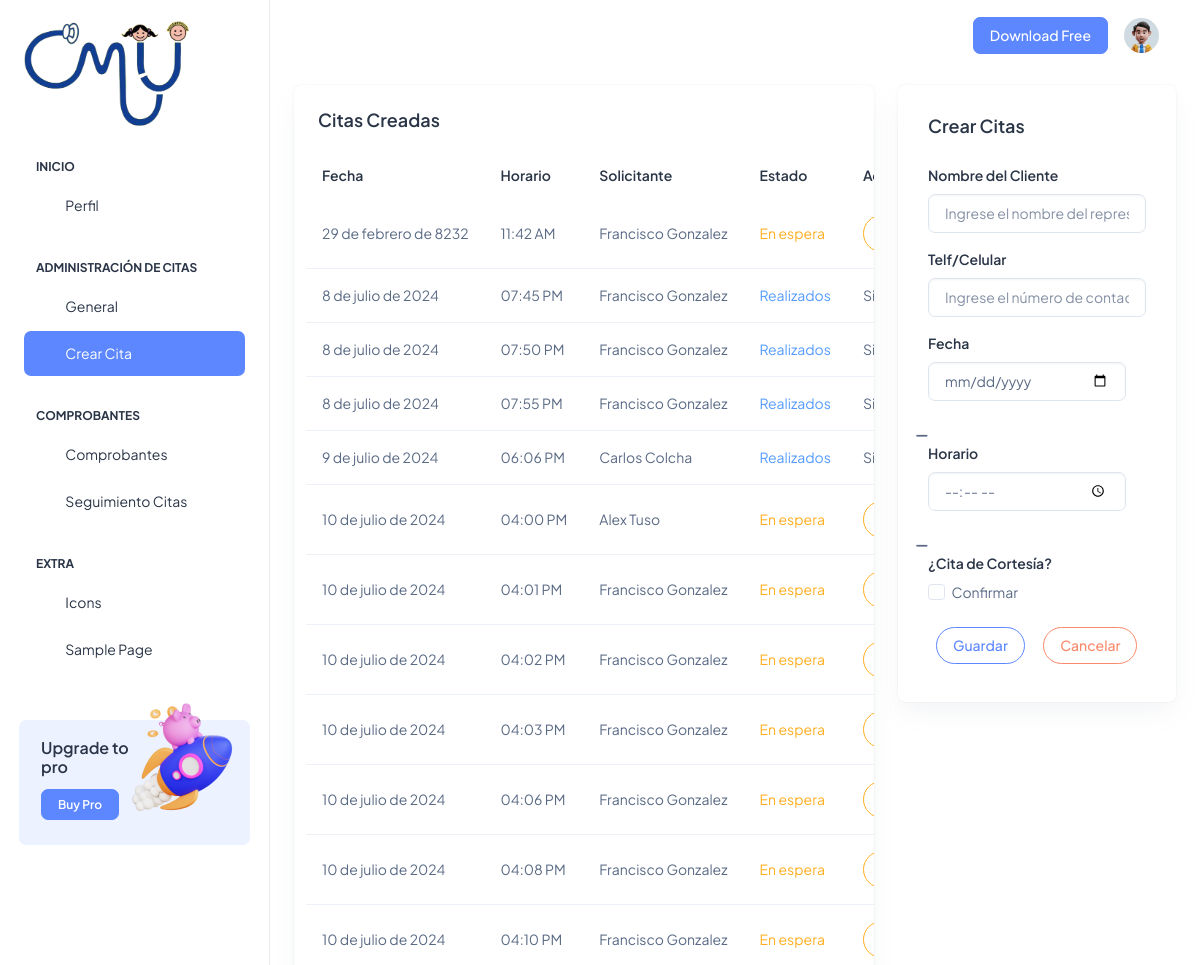
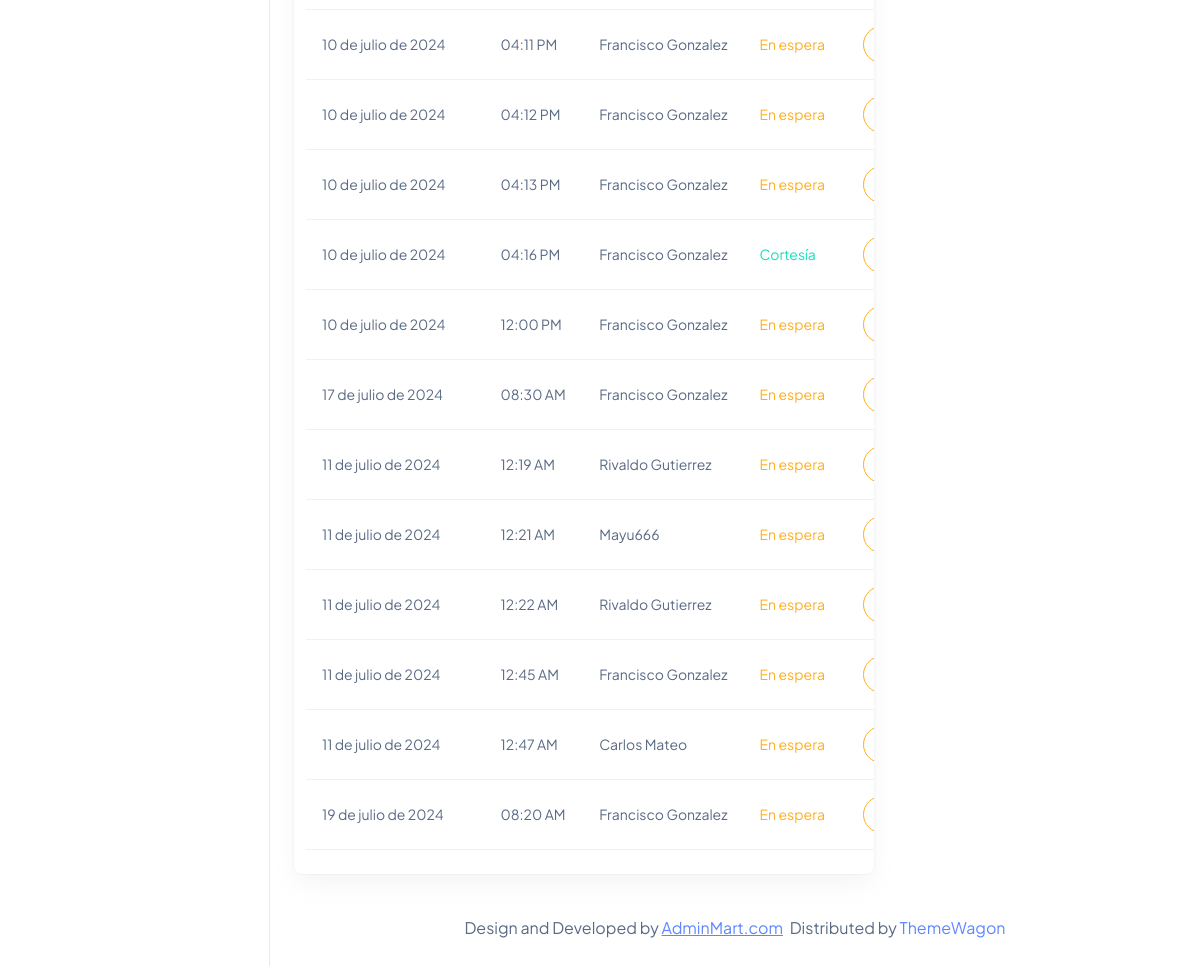
Before: /adci_fechacitas/ (signed in) with the older database file (2 pictures, top to bottom).
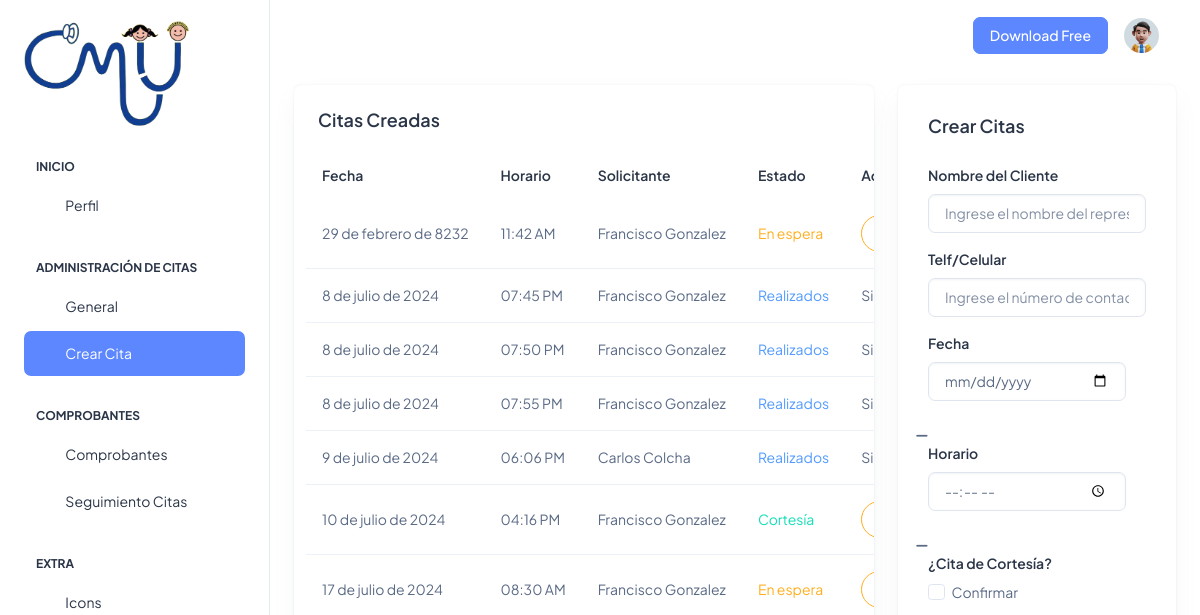
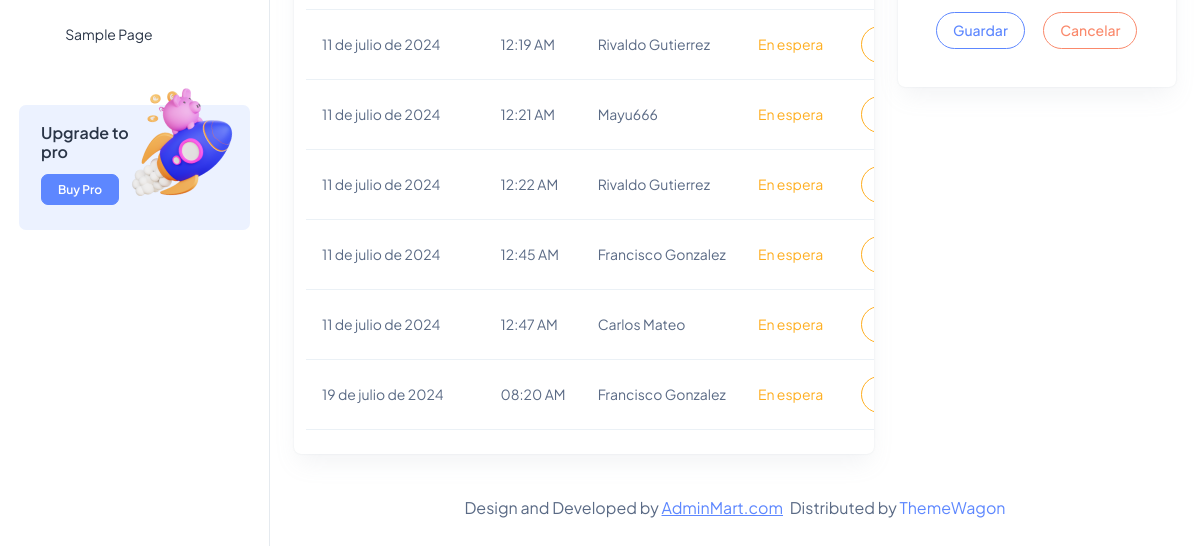
After: the same page with the newer database file (2 pictures, top to bottom).
### Aplicaciones/Citas/models.py (models this page shows, shortened)
class CitaSol(models.Model):
    id=models.AutoField(primary_key=True)
    fech_da=models.DateField()
    time_da=models.TimeField()
    cort_da=models.BooleanField(default=False)
    nom_da=models.CharField(max_length=150)
    telf_da=models.CharField(max_length=10)
    est_da=models.BooleanField(default=False)
    notificacion_enviada = models.BooleanField(default=False)

### Aplicaciones/Citas/views.py (the view)
# urls.py: path('adci_fechacitas/',views.adci_fechacitas),
@login_required
@custom_login_required
def adci_fechacitas (request):
    horariobdd=DiaHorario.objects.all()
    horabdd=HorasDia.objects.all()
    citabdd=CitaSol.objects.all()
    return render(request,'adci_fechacitas.html',{'horarios':horariobdd,'horas':horabdd,'citas':citabdd})

### Aplicaciones/Citas/templates/adci_fechacitas.html (shortened to what this page needs)
{% extends 'adci_plantilla.html' %}
{% block usci_contenido %}
<div class="col-lg-8">
  <div class="row">
    <div class="col-lg-12">
      <div class="card overflow-hidden">
        <div class="card-body p-4">
          <h5 class="card-title mb-9 fw-semibold">Citas Creadas</h5>
          <div class="row align-items-center">
            <table id="tbl_horarios" class="table text-nowrap mb-0 align-middle">
              <thead class="text-dark fs-4">
                <tr>
                  <th class="border-bottom-0">
                    <h6 class="fw-semibold mb-0">Fecha</h6>
                  </th>
                  <th class="border-bottom-0">
                    <h6 class="fw-semibold mb-0">Horario</h6>
                  </th>
                  <th class="border-bottom-0">
                    <h6 class="fw-semibold mb-0">Solicitante</h6>
                  </th>
                  <th class="border-bottom-0">
                    <h6 class="fw-semibold mb-0">Estado</h6>
                  </th>
                  <th class="border-bottom-0">
                    <h6 class="fw-semibold mb-0">Acción</h6>
                  </th>
                </tr>
              </thead>
              <tbody>
                {% for cita in citas %}
                  <tr>
                      <td>{{ cita.fech_da }}</td>
                      <td>
                          {% if cita.time_da.hour < 12 %}
                              {{ cita.time_da|time:"h:i" }} AM
                          {% else %}
                              {{ cita.time_da|time:"h:i" }} PM
                          {% endif %}
                      </td>
                      <td>{{cita.nom_da}}</td>
                      <td>
                        {% if cita.cort_da %}
                          <span class="text-success">Cortesía</span>
                        {% else %}
                          {% if cita.est_da %}
                            <span class="text-info">Realizados</span>
                          {% else %}
                            <span class="text-warning">En espera</span>
                          {% endif %}
                        {% endif %}
                      </td>
                      <td>
                        {% if cita.est_da %}
                        <span class="text-center">Sin Acciones</span>
                        {% else %}
                        <button type="button" class="btn btn-outline-warning rounded-pill" data-bs-toggle="modal" data-bs-target="#exampleModal"
                          data-id="{{ cita.id }}" data-diah="{{ cita.fech_da|date:'Y-m-d' }}" data-horario="{{ cita.time_da|time:'h:i' }}" data-nom="{{cita.nom_da}}" data-telf={{cita.telf_da}}
                          data-cortesia="{{cita.cort_da}}">
                        </button>
                        {% endif %}
                      </td>
                  </tr>
                  {% endfor %}
              </tbody>
            </table>
          </div>
        </div>
      </div>
    </div>
  </div>
</div>
<div class="col-lg-4 align-items-stretch">
  <div class="card w-100">
    <div class="card-body">
      <div class="d-sm-flex d-block align-items-center justify-content-between mb-9">
        <div class="mb-3 mb-sm-0">
          <h5 class="card-title fw-semibold">Crear Citas</h5>
        </div>
      </div>
      <form action="/aggagenda_adci/" method="POST" id="vldt_dias">
        <div class="mb-3">
          <label for="nom_da" class="form-label">Nombre del Cliente</label>
          <input type="text" class="form-control" name="nom_da" id="nom_da" placeholder="Ingrese el nombre del representante">
        </div>
        <div class="mb-3">
          <label for="telf_da" class="form-label">Telf/Celular</label>
          <input type="text" class="form-control" name="telf_da" id="telf_da" placeholder="Ingrese el número de contacto">
        </div>
        <div class="row">
          <div class="mb-3 col-md-11">
            <label for="fech_da" class="form-label">Fecha</label>
            <input type="date" class="form-control" name="fech_da" id="fech_da" aria-describedby="dateHelp">
          </div>
          <div class="col-md-1 d-flex align-items-center justify-content-center">
            <i id="fech_da_icon" class="fas fa-minus text-muted" style="margin-top: 12px; margin-right:12px;" title="Esperando datos..."></i>
          </div>
        </div>
        <div class="row">
            <div class="mb-3 col-md-11">
              <label for="time_da" class="form-label">Horario</label>
              <input type="time" class="form-control" name="time_da" id="time_da">
            </div>
            <div class="col-md-1 d-flex align-items-center justify-content-center">
              <i id="time_da_icon" class="fas fa-minus text-muted" style="margin-top: 12px; margin-right:12px;" title="Esperando datos..."></i>
            </div>
          </div>
        <label for="cort_da" class="form-label">¿Cita de Cortesía?</label>
        <div class="mb-3 form-check">
          <input type="checkbox" class="form-check-input" name="cort_da" id="cort_da">
          <label class="form-check-label" for="cort_da">Confirmar</label>
        </div>
        <button type="submit" class="btn btn-outline-primary rounded-pill m-2">Guardar</button>
        <button type="reset" name="button" class="btn btn-outline-danger rounded-pill m-2">Cancelar</button>
      </form>
    </div>
  </div>
</div>
          <br>
{% endblock %}

### Aplicaciones/Citas/templates/adci_plantilla.html (shortened to what this page needs)
<!doctype html>
{% load static %}
<html lang="es">
<head>
  <link rel="stylesheet" href="{% static 'css/styles.min.css' %}" />
  <link rel="stylesheet" href="{% static 'css/estilo_validacion.css' %}" />
    <link rel="stylesheet" href="https://cdnjs.cloudflare.com/ajax/libs/font-awesome/6.5.1/css/all.min.css" />
    <link rel="stylesheet" href="https://cdnjs.cloudflare.com/ajax/libs/izitoast/1.4.0/css/iziToast.css" />
</head>
<body>
  <div class="page-wrapper" id="main-wrapper" data-layout="vertical" data-navbarbg="skin6" data-sidebartype="full"
    data-sidebar-position="fixed" data-header-position="fixed">
    <aside class="left-sidebar">
      <div>
        <br>
        <div class="brand-logo d-flex align-items-center justify-content-between">
          <a href="/adci_inicio/" class="text-nowrap logo-img">
            <img src="{% static 'images/logo.png' %}" width="165" alt="" />
          </a>
        </div>
        <nav class="sidebar-nav scroll-sidebar" data-simplebar="">
          <ul id="sidebarnav">
            <li class="nav-small-cap">
              <span class="hide-menu">Inicio</span>
            </li>
            <li class="sidebar-item">
              <a class="sidebar-link" href="{% url 'adci_perfil' %}" aria-expanded="false">
                <span>
                  <i class="ti ti-layout-dashboard"></i>
                </span>
                <span class="hide-menu">Perfil</span>
              </a>
            </li>
            <li class="nav-small-cap">
              <span class="hide-menu">Administración de Citas</span>
            </li>
            <li class="sidebar-item">
              <a class="sidebar-link" href="/adci_inicio/" aria-expanded="false">
                <span>
                  <i class="ti ti-article"></i>
                </span>
                <span class="hide-menu">General</span>
              </a>
            </li>
            <li class="sidebar-item">
              <a class="sidebar-link" href="/adci_fechacitas/" aria-expanded="false">
                <span>
                  <i class="ti ti-cards"></i>
                </span>
                <span class="hide-menu">Crear Cita</span>
              </a>
            </li>
            <li class="nav-small-cap">
              <span class="hide-menu">Comprobantes</span>
            </li>
            <li class="sidebar-item">
              <a class="sidebar-link" href="/adci_inicio/cont_inicio/" aria-expanded="false">
                <span>
                  <i class="ti ti-file-description"></i>
                </span>
                <span class="hide-menu">Comprobantes</span>
              </a>
            </li>
            <li class="sidebar-item">
              <a class="sidebar-link" href="{% url 'cont_int' %}" aria-expanded="false">
                <span>
                  <i class="ti ti-typography"></i>
                </span>
                <span class="hide-menu">Seguimiento Citas</span>
              </a>
            </li>
            <li class="nav-small-cap">
              <span class="hide-menu">EXTRA</span>
            </li>
            <li class="sidebar-item">
              <a class="sidebar-link" href="./icon-tabler.html" aria-expanded="false">
                <span>
                  <i class="ti ti-mood-happy"></i>
                </span>
                <span class="hide-menu">Icons</span>
              </a>
            </li>
            <li class="sidebar-item">
              <a class="sidebar-link" href="./sample-page.html" aria-expanded="false">
                <span>
                  <i class="ti ti-aperture"></i>
                </span>
                <span class="hide-menu">Sample Page</span>
              </a>
            </li>
          </ul>
          <div class="unlimited-access hide-menu bg-light-primary position-relative mb-7 mt-5 rounded">
            <div class="d-flex">
              <div class="unlimited-access-title me-3">
                <h6 class="fw-semibold fs-4 mb-6 text-dark w-85">Upgrade to pro</h6>
                <a href="https://adminmart.com/product/modernize-bootstrap-5-admin-template/" target="_blank" class="btn btn-primary fs-2 fw-semibold lh-sm">Buy Pro</a>
              </div>
              <div class="unlimited-access-img">
                <img src="{% static 'images/backgrounds/rocket.png' %}" alt="" class="img-fluid">
              </div>
            </div>
          </div>
        </nav>
      </div>
    </aside>
    <div class="body-wrapper">
      <header class="app-header">
        <nav class="navbar navbar-expand-lg navbar-light">
          <ul class="navbar-nav">
            <li class="nav-item">
              <a class="nav-link nav-icon-hover" href="javascript:void(0)">
                <i class="ti ti-bell-ringing"></i>
              </a>
            </li>
          </ul>
          <div class="navbar-collapse justify-content-end px-0" id="navbarNav">
            <ul class="navbar-nav flex-row ms-auto align-items-center justify-content-end">
              <li class="nav-item">
                <a href="https://adminmart.com/product/modernize-free-bootstrap-admin-dashboard/" target="_blank" class="btn btn-primary">Download Free</a>
              </li>
              <li class="nav-item dropdown">
                <a class="nav-link nav-icon-hover" href="javascript:void(0)" id="drop2" data-bs-toggle="dropdown"
                  aria-expanded="false">
                  <img src="{% static 'images/profile/user-1.jpg' %}" alt="" width="35" height="35" class="rounded-circle">
                </a>
              </li>
            </ul>
          </div>
        </nav>
      </header>
      <div class="container-fluid">
        <div class="row">
          {% block usci_contenido %}
            {% endblock %}
        <div class="py-6 px-6 text-center">
          <p class="mb-0 fs-4">Design and Developed by <a href="https://adminmart.com/" target="_blank" class="pe-1 text-primary text-decoration-underline">AdminMart.com</a> Distributed by <a href="https://themewagon.com">ThemeWagon</a></p>
        </div>
      </div>
    </div>
  </div>
</body>
</html>

Changed rows visible on the page:
removed CitaSol: fech_da "10 de julio de 2024", time_da "04:00", nom_da "Alex Tuso", cort_da "En espera"
removed CitaSol: fech_da "10 de julio de 2024", time_da "04:01", nom_da "Francisco Gonzalez", cort_da "En espera"
removed CitaSol: fech_da "10 de julio de 2024", time_da "04:02", nom_da "Francisco Gonzalez", cort_da "En espera"
removed CitaSol: fech_da "10 de julio de 2024", time_da "04:03", nom_da "Francisco Gonzalez", cort_da "En espera"
removed CitaSol: fech_da "10 de julio de 2024", time_da "04:06", nom_da "Francisco Gonzalez", cort_da "En espera"
removed CitaSol: fech_da "10 de julio de 2024", time_da "04:08", nom_da "Francisco Gonzalez", cort_da "En espera"
removed CitaSol: fech_da "10 de julio de 2024", time_da "04:10", nom_da "Francisco Gonzalez", cort_da "En espera"
removed CitaSol: fech_da "10 de julio de 2024", time_da "04:11", nom_da "Francisco Gonzalez", cort_da "En espera"
removed CitaSol: fech_da "10 de julio de 2024", time_da "04:12", nom_da "Francisco Gonzalez", cort_da "En espera"
removed CitaSol: fech_da "10 de julio de 2024", time_da "04:13", nom_da "Francisco Gonzalez", cort_da "En espera"
removed CitaSol: fech_da "10 de julio de 2024", time_da "12:00", nom_da "Francisco Gonzalez", cort_da "En espera"
